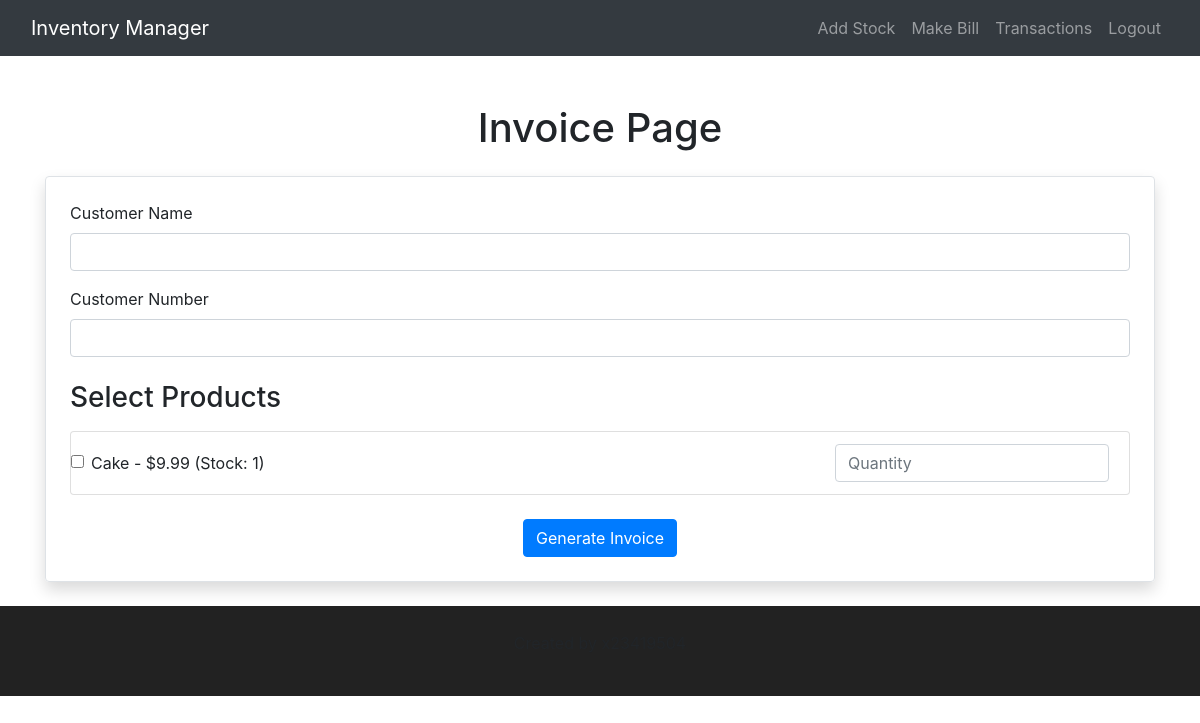
The app's page /store/makebill/ (signed in) with its own data.
### store/models.py (models this page shows, shortened)
class Product(models.Model):
    store = models.ForeignKey(Store, on_delete=models.CASCADE, null=True, blank=True)
    name = models.CharField(max_length=100)
    description = models.TextField()
    price = models.DecimalField(max_digits=10, decimal_places=2)
    stock = models.IntegerField()

### store/views.py (the view, shortened to what this page needs)
# urls.py: path('makebill/', views.makebill, name='makebill'),
def makebill(request):
    products = Product.objects.all()
    return render(request, 'invoice.html', {'products': products})

### store/templates/invoice.html (shortened to what this page needs)
{% extends 'base.html' %}
{% block content %}
    <div class="container mt-5">
        <h1 class="text-center mb-4">Invoice Page</h1>
        <form method="POST" class="border p-4 rounded shadow">
            <div class="mb-3">
                <label for="customer_name" class="form-label">Customer Name</label>
                <input type="text" class="form-control" name="customer_name" id="customer_name" required />
            </div>
            <div class="mb-3">
                <label for="customer_number" class="form-label">Customer Number</label>
                <input type="text" class="form-control" name="customer_number" id="customer_number" required />
            </div>
            <h3 class="mt-4 mb-3">Select Products</h3>
            <div class="list-group">
                {% for product in products %}
                {% if product.stock > 0 %}
                    <div class="list-group-item d-flex justify-content-between align-items-center">
                        <div>
                            <input type="checkbox" class="form-check-input me-2" name="product" value="{{ product.id }}" id="product_{{ product.id }}" />
                            <label for="product_{{ product.id }}" class="form-check-label">
                                {{ product.name }} - ${{ product.price }} (Stock: {{ product.stock }})
                            </label>
                        </div>
                        <input type="number" class="form-control w-auto" name="quantity" min="1" placeholder="Quantity" />
                    </div>
                    {% endif %}
                {% endfor %}
            </div>
            <div class="d-flex justify-content-center mt-4">
                <button type="submit" class="btn btn-primary">Generate Invoice</button>
            </div>
        </form>
    </div>
{% endblock %}

### records on screen
Product: name "Cake", price "9.99", stock "1"
